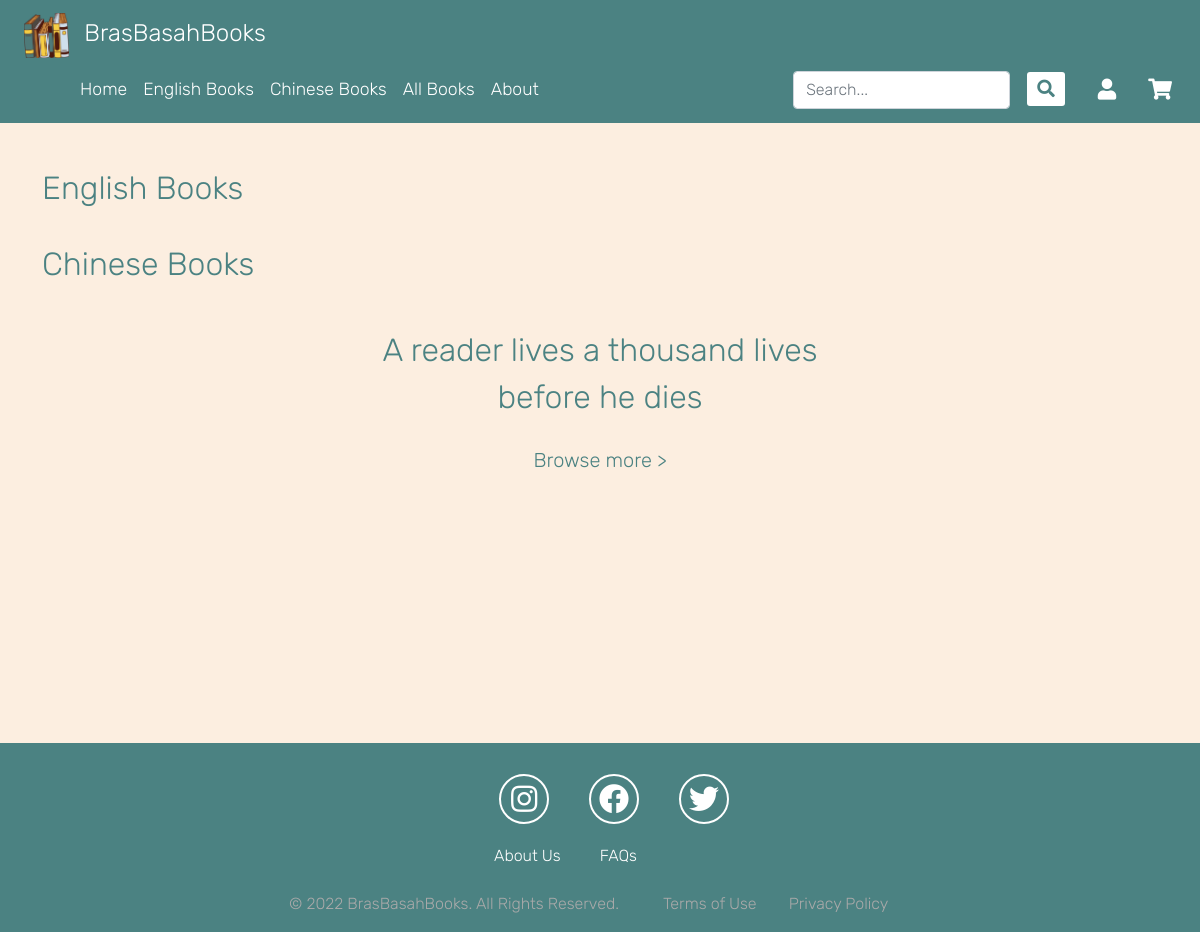
/, run on an earlier commit of the app's database.
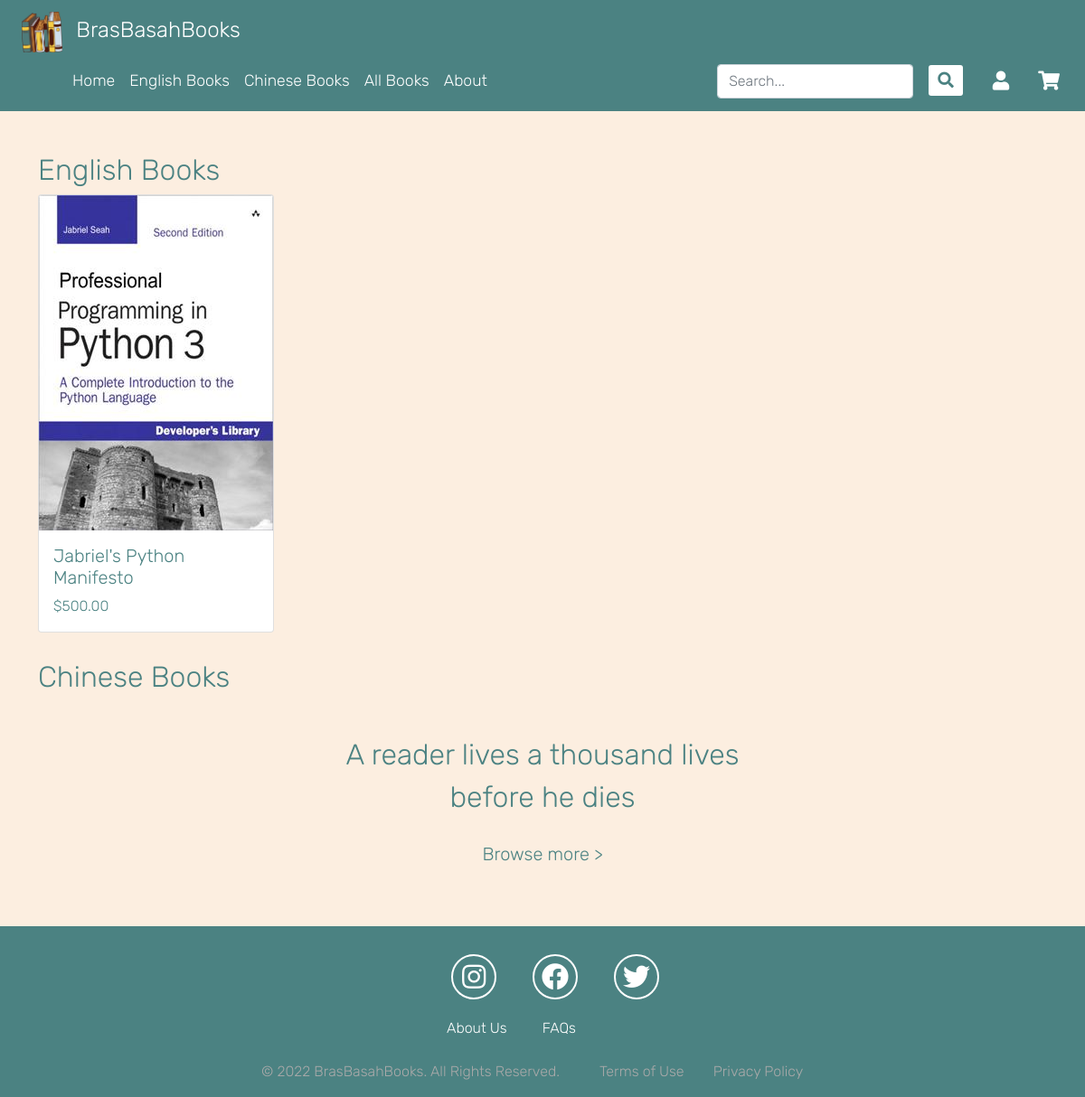
And on a later commit of the database.
### tables this page shows
CREATE TABLE Books (
    book_id TEXT NOT NULL,
    language TEXT NOT NULL,
    genre TEXT NOT NULL,
    title TEXT NOT NULL,
    stock INTEGER NOT NULL,
    price INTEGER NOT NULL,
    author TEXT NOT NULL,
    description TEXT NOT NULL,
    cover_img TEXT NOT NULL,
    PRIMARY KEY (book_id)
);

### __init__.py (the view)
@app.route("/")
@limiter.limit("10/second", override_defaults=False)
def home():
    if flask_global.user and flask_global.user.role in ["admin", "staff"]:
        return redirect(url_for("dashboard"))
    english_books_data = dbf.retrieve_books_by_language("English")
    chinese_books_data = dbf.retrieve_books_by_language("Chinese")
    english = [Book(*data) for data in english_books_data]
    chinese = [Book(*data) for data in chinese_books_data]
    return render_template("home.html", english=english, chinese=chinese)  # optional: books_list=books_list

### __init__.py (called while the page is built, shortened)
def get_user():
    user_session = retrieve_user_session(request)

@app.before_request
def before_request():
    flask_global.user = get_user()  # Get user
    csrf.protect()

### csp/csp.py (called while the page is built)
def get_csp(blob=False) -> str:
    csp = _DEFAULT_CSP
    if blob:
        csp = _IMG_SRC_BLOB_SCP
    return csp

### db_fetch/book.py (called while the page is built)
def retrieve_books_by_language(book_language):
    return retrieve_db("Books", language=book_language)

### db_fetch/general.py (called while the page is built)
def execute_db(query: str, parameters=None, fetchone=False) -> Union[list[tuple], tuple, None]:
    assert query.strip().endswith(";"), 'Must end SQL query with ";"'
    with closing(sqlite3.connect(DATABASE)) as connection:
        with connection:
            cursor = connection.cursor()
            retrieved = cursor.execute(query, parameters)
            if fetchone:
                data = retrieved.fetchone()
            else:
                data = retrieved.fetchall()
            return data
    raise RuntimeError("Unknown critical error!")

### models/Book.py (called while the page is built)
    @property
    def cover_img(self):
        return BOOK_IMG_UPLOAD_FOLDER + self._cover_img

### session_handler/UserSession.py (called while the page is built)
def retrieve_user_session(request) -> Union[UserSession, None]:
    return _gcv(request, USER_SESSION_NAME)

### templates/home.html (shortened to what this page needs)
{% extends "base.html" %}
{% block stylesheets %}
<link rel="stylesheet" href="/static/css/home.css">
{% endblock %}
{% block content %}
    <h2 class="booklang">English Books</h2>
    <div class="row justify-content-center">
      <div class="col-12">
        <div class="row row-cols-2 row-cols-md-4 g-4">
          {% for book in english %}
          <div class="col">
            <a href="{{ url_for('book_info', book_id=book.book_id) }}">
                <div class="card h-100">
                <img src="{{ book.cover_img }}" class="card-img-top img-fluid" alt="{{ book.title }}" width="259" height="371.56">
                <div class="card-body">
                <h5 class="card-title">{{ book.title }}</h5>
                <p class="card-text">${{ "%.2f"|format(book.price|float) }}</p>
                </div>
                </div>
            </a>
          </div>
          {% endfor %}
        </div>
      </div>
    </div>
    <h2 class="booklang">Chinese Books</h2>
    <div class="home_quote">
      <h2>A reader lives a thousand lives</h2>
      <h2>before he dies</h2><br>
      <h5 title="View All Books"><a href="{{ url_for('books', sort_this='all') }}">Browse more ></a></h5>
    </div>
{% endblock %}

What changed in the data, as far as the page shows it:
added Books: cover_img (picture), title "Jabriel's Python Manifesto", price "500.00"
